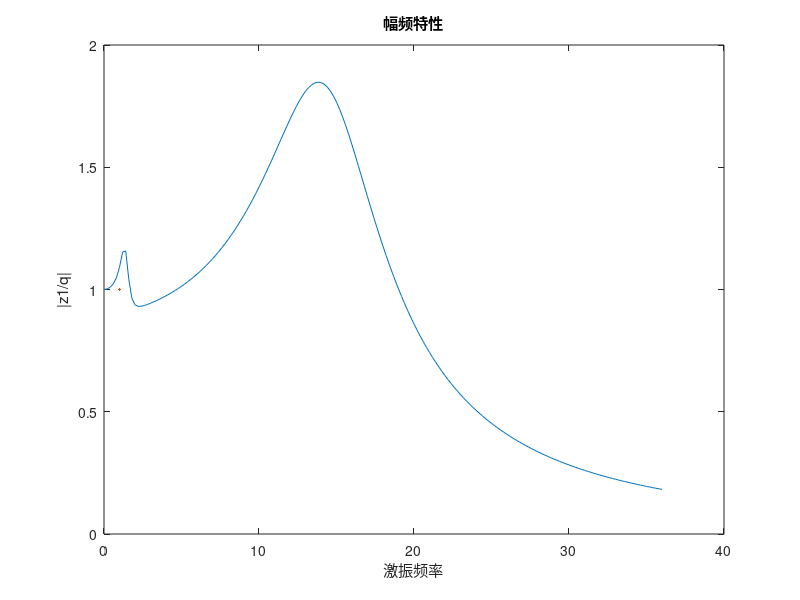
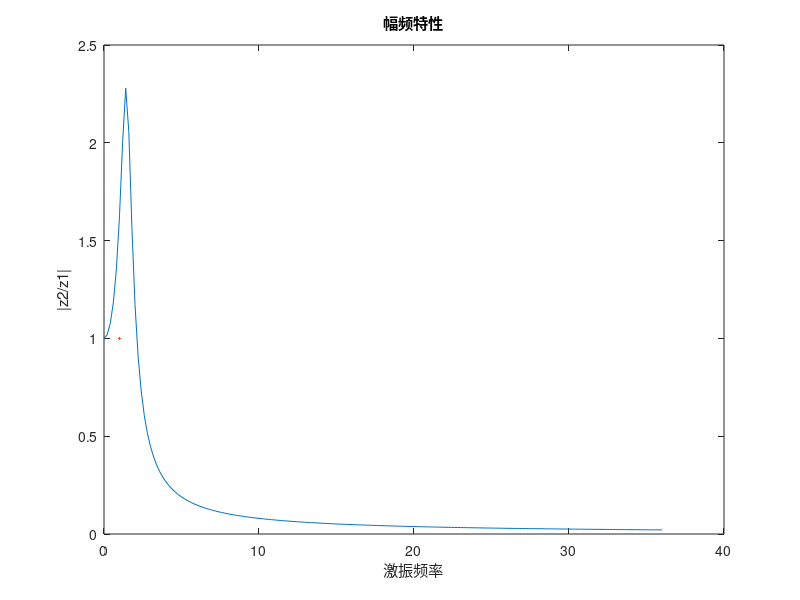
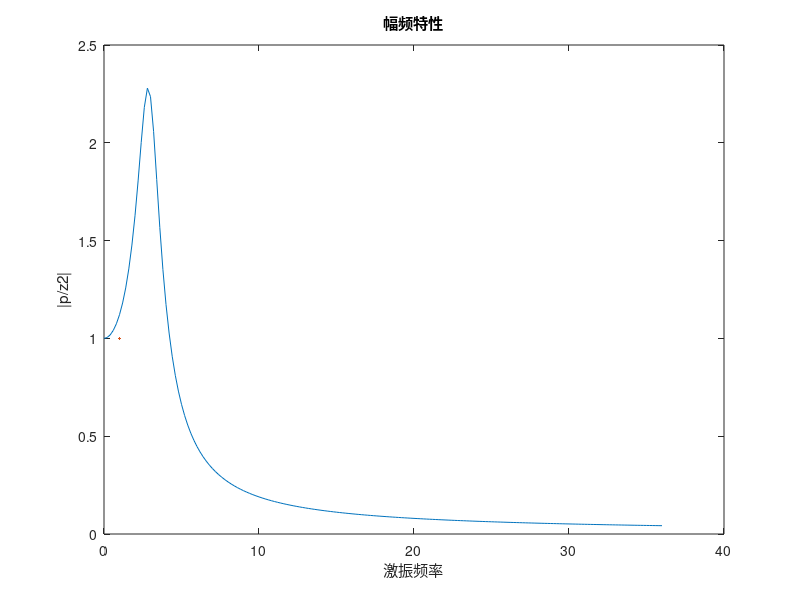
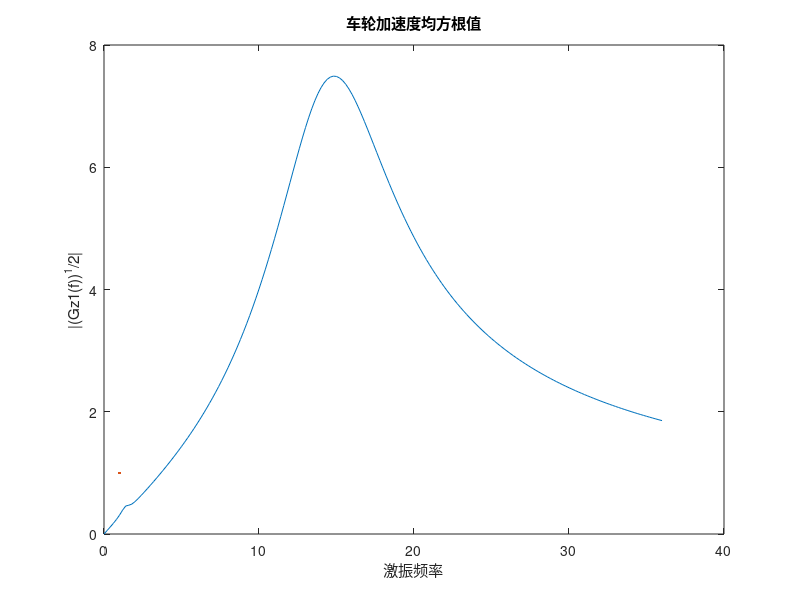

MATLAB code for these plots, in order: (Note: this script raises an error after producing the figures.)
%
zat=0.25;%阻尼比
gama=9;%刚度比y
mju=10;%质量比u
fs=3;zats=0.25;g=9.8;a0=10^(-6);f0=1.5;
ua=20;Gqn0=2.56*10^(-4);n0=0.1;detaf=0.2;N=180;
f=detaf*[0:N];
lamta=f/f0;
lamtas=f/fs;
Wf=0*f;
deta=((1-lamta.^2).*(1+gama-1/mju*lamta.^2)-1).^2+4*zat^2*lamta.^2.*(gama-(1/mju+1)*lamta.^2).^2;
z1_q=gama*sqrt(((1-lamta.^2).^2+4*zat^2*lamta.^2)./deta);
z2_z1=sqrt((1+4*zat^2*lamta.^2)./((1-lamta.^2).^2+4*zat^2*lamta.^2));
p_z2=sqrt((1+(2*zats*lamtas).^2)./((1-lamtas.^2).^2+(2*zats*lamtas).^2));
z2_q=gama*sqrt((1+4*zat^2*lamta.^2)./deta);
p_q=p_z2.*z2_q;
jfg_Gqddf=4*pi^2*sqrt(Gqn0*n0^2*ua)*f;
jfg_Gqdd1f=z1_q.*jfg_Gqddf;
jfg_Gqdd2f=z2_q.*jfg_Gqddf;
jfg_Gaf=p_q.*jfg_Gqddf;
sigmaqdd=sqrt(trapz(f,jfg_Gqddf.^2));%路面不平度加速度均方根值
sigmaqdd1=sqrt(trapz(f,jfg_Gqdd1f.^2));%车轮加速度均方根值
sigmaqdd2=sqrt(trapz(f,jfg_Gqdd2f.^2));%车身加速度均方根值
sigmaa=sqrt(trapz(f,jfg_Gaf.^2));%人体加速度均方根值
for i=1:(N+1)
if f(i)<=2
Wf(i)=0.5;
elseif f(i)<=4
Wf(i)=f(i)/4;
elseif f(i)<=12.5
Wf(i)=1;
else
Wf(i)=12.5/f(i);
end
end
kk=Wf.^2.*jfg_Gaf.^2;
aw=sqrt(trapz(f,kk));%加权加速度均方根值
Law=20*log10(aw/a0);%加权振级
disp('路面不平度加速的均方根值为');disp(sigmaqdd);
disp('车轮加速度均方根值为');disp(sigmaqdd1);
disp('车身加速度均方根值为');disp(sigmaqdd2);
disp('人体加速度均方根值为');disp(sigmaa);
disp('加权加速度均方根值为');disp(aw);
disp('加权振级');disp(Law);
figure(1)
plot(f,z1_q,LineWidth=1),xlabel('激振频率'),ylabel('|z1/q|'),title('幅频特性')
figure(2)
plot(f,z2_z1,LineWidth=1),xlabel('激振频率'),ylabel('|z2/z1|'),title('幅频特性')
figure(3)
plot(f,p_z2,LineWidth=1),xlabel('激振频率'),ylabel('|p/z2|'),title('幅频特性')
figure(4)
plot(f,jfg_Gqdd1f,LineWidth=1);xlabel('激振频率'),ylabel('|(Gz1(f))^1/2|'),title('车轮加速度均方根值')
figure(5)
plot(f,jfg_Gqdd2f,LineWidth=1);xlabel('激振频率'),ylabel('|(Gz2(f))^1/2|'),title('车身加速度均方根值'),
figure(6)
plot(f,jfg_Gaf,LineWidth=1);xlabel('激振频率'),ylabel('|(Ga(f))^1/2|'),title('人体加速度均方根值'),

%6.5 第三问
%-------------------------------------------------------------------------------------------
fs=3;zat_s=0.25;g=9.8;
ua=20;Gqn0=2.56*10^(-4);n0=0.1;detaf=0.2;N=180;
f0=1.5;zat=0.25;gama=9;mju=10;
ff0=[0.25:0.05:3];
sigmaz2=0*ff0;
sigmafd=0*ff0;
sigmaFd_G=0*ff0;
M=length(ff0);

for i=1:M
f0=ff0(i);
f=detaf*[0:N];lamta=f/f0;lamtas=f/fs;
deta=((1-lamta.^2).*(1+gama-1/mju*lamta.^2)-1).^2+4*zat^2*lamta.^2.*(gama-(1/mju+1)*lamta.^2).^2;
z2_qdot=2*pi*f*gama.*sqrt((1+4*zat^2*lamta.^2)./deta);
fd_qdot=gama*lamta.^2./(2*pi*f+eps)./sqrt(deta);
Fd_Gqdot=2*pi*f*gama/g.*sqrt(((lamta.^2/(mju+1)-1).^2+4*zat^2*lamta.^2)./deta);
Gq_dotf=4*pi.^2*Gqn0*n0^2*ua;
Gz2f=(z2_qdot).^2*Gq_dotf;
Gfd_qf=(fd_qdot).^2*Gq_dotf;
GFd_Gf=(Fd_Gqdot).^2*Gq_dotf;
sigmaz2(i)=sqrt(trapz(f,Gz2f));%积分然后开平方
sigmafd(i)=sqrt(trapz(f,Gfd_qf));
sigmaFd_G(i)=sqrt(trapz(f,GFd_Gf));
if f0==1.5
sgmz2=sigmaz2(i);
sgmfd=sigmafd(i);
sgmFd_G=sigmaFd_G(i);
end
end
sz2=20*log10(sigmaz2/sgmz2);
sfd=20*log10(sigmafd/sgmfd);
sFd_G=20*log10(sigmaFd_G/sgmFd_G);
figure
%z2 红色实线    fd 蓝色点划      FD/G 黑色虚线
plot(ff0,sz2,'r',ff0,sfd,'b-.',ff0,sFd_G,'k--',LineWidth=1);
axis([0.25 3 -25 15]);
gtext('σq')
gtext('σfd')
gtext('σFd/G')
xlabel('车身部分固有频率f0/Hz'),ylabel('oz2/dB,ofd/dB,oFd/G/dB'),title('三个响应量均方根值随固有频率f0变化的曲线'),;

%-----------------------------------------------------------------------------------------

fs=3;zat_s=0.25;g=9.8;
ua=20;Gqn0=2.56*10^(-4);n0=0.1;detaf=0.2;N=180;
f0=1.5;zat=0.25;gama=9;mju=10;
c=(0.5-0.125)/180;
zatO=[0.125:c:0.5];
sigmaz2=0.*zatO;
sigmafd=0.*zatO;
sigmaFd_G=0.*zatO;
M=length(zatO);

for i=1:M
zat=zatO(i);
f=detaf*[0:N];lamta=f/f0;lamtas=f/fs;
deta=((1-lamta.^2).*(1+gama-1/mju*lamta.^2)-1).^2+4*zat^2*lamta.^2.*(gama-(1/mju+1)*lamta.^2).^2;
z2_qdot=2*pi*f*gama.*sqrt((1+4*zat^2*lamta.^2)./deta);
fd_qdot=gama*lamta.^2./(2*pi*f+eps)./sqrt(deta);
Fd_Gqdot=2*pi*f*gama/g.*sqrt(((lamta.^2/(mju+1)-1).^2+4*zat^2*lamta.^2)./deta);
Gq_dotf=4*pi.^2*Gqn0*n0^2*ua;
Gz2f=(z2_qdot).^2*Gq_dotf;
Gfd_qf=(fd_qdot).^2*Gq_dotf;
GFd_Gf=(Fd_Gqdot).^2*Gq_dotf;
sigmaz2(i)=sqrt(trapz(f,Gz2f));
sigmafd(i)=sqrt(trapz(f,Gfd_qf));
sigmaFd_G(i)=sqrt(trapz(f,GFd_Gf));
if zat==0.25
sgmz2=sigmaz2(i);
sgmfd=sigmafd(i);
sgmFd_G=sigmaFd_G(i);
end
end
sz2=20*log10(sigmaz2/sgmz2);
sfd=20*log10(sigmafd/sgmfd);
sFd_G=20*log10(sigmaFd_G/sgmFd_G);
figure
plot(zatO,sz2,'r',zatO,sfd,'b-.',zatO,sFd_G,'k--',LineWidth=1);%
axis([0.125 0.5 -4 4]);
gtext('σq')
gtext('σfd')
gtext('σFd/G')
xlabel('车身部分阻尼比ζ（截塔）'),ylabel('oz2/dB,ofd/dB,oFd/G/dB'),title('三个响应量均方根值随阻尼比ζ（截塔）变化的曲线');

%------------------------------------------------------------------------



fs=3;zat_s=0.25;g=9.8;
ua=20;Gqn0=2.56*10^(-4);n0=0.1;detaf=0.2;N=180;
f0=1.5;zat=0.25;gama=9;mju=10;
c=(0.5-0.125)/180;
gamaO=[4:0.1:19];
sigmaz2=0.*gamaO;
sigmafd=0.*gamaO;
sigmaFd_G=0.*gamaO;
M=length(gamaO);

for i=1:M
gama=gamaO(i);
f=detaf*[0:N];lamta=f/f0;lamtas=f/fs;
deta=((1-lamta.^2).*(1+gama-1/mju*lamta.^2)-1).^2+4*zat^2*lamta.^2.*(gama-(1/mju+1)*lamta.^2).^2;
z2_qdot=2*pi*f*gama.*sqrt((1+4*zat^2*lamta.^2)./deta);
fd_qdot=gama*lamta.^2./(2*pi*f+eps)./sqrt(deta);
Fd_Gqdot=2*pi*f*gama/g.*sqrt(((lamta.^2/(mju+1)-1).^2+4*zat^2*lamta.^2)./deta);
Gq_dotf=4*pi.^2*Gqn0*n0^2*ua;
Gz2f=(z2_qdot).^2*Gq_dotf;
Gfd_qf=(fd_qdot).^2*Gq_dotf;
GFd_Gf=(Fd_Gqdot).^2*Gq_dotf;
sigmaz2(i)=sqrt(trapz(f,Gz2f));
sigmafd(i)=sqrt(trapz(f,Gfd_qf));
sigmaFd_G(i)=sqrt(trapz(f,GFd_Gf));
if gama==9
sgmz2=sigmaz2(i);
sgmfd=sigmafd(i);
sgmFd_G=sigmaFd_G(i);
end
end
sz2=20*log10(sigmaz2/sgmz2);
sfd=20*log10(sigmafd/sgmfd);
sFd_G=20*log10(sigmaFd_G/sgmFd_G);
figure
plot(gamaO,sz2,'r',gamaO,sfd,'b-.',gamaO,sFd_G,'k--',LineWidth=1);
axis([4 18 -5 6]);
gtext('σq')
gtext('σfd')
gtext('σFd/G')
xlabel('悬架与轮胎的刚度比γ（伽马）'),ylabel('oz2/dB,ofd/dB,oFd/G/dB'),title('三个响应量均方根值随刚度比γ（伽马）变化的曲线');
%---------------------------------------------------------------------------------------------------


fs=3;zat_s=0.25;g=9.8;
ua=20;Gqn0=2.56*10^(-4);n0=0.1;detaf=0.2;N=180;
f0=1.5;zat=0.25;gama=9;mju=10;
c=(0.5-0.125)/180;
mjuO=[5:0.1:20];
sigmaz2=0*mjuO;
sigmafd=0*mjuO;
sigmaFd_G=0*mjuO;
M=length(mjuO);

for i=1:M
mju=mjuO(i);
f=detaf*[0:N];lamta=f/f0;lamtas=f/fs;
deta=((1-lamta.^2).*(1+gama-1/mju*lamta.^2)-1).^2+4*zat^2*lamta.^2.*(gama-(1/mju+1)*lamta.^2).^2;
z2_qdot=2*pi*f*gama.*sqrt((1+4*zat^2*lamta.^2)./deta);
fd_qdot=gama*lamta.^2./(2*pi*f+eps)./sqrt(deta);
Fd_Gqdot=2*pi*f*gama/g.*sqrt(((lamta.^2/(mju+1)-1).^2+4*zat^2*lamta.^2)./deta);
Gq_dotf=4*pi.^2*Gqn0*n0^2*ua;
Gz2f=(z2_qdot).^2*Gq_dotf;
Gfd_qf=(fd_qdot).^2*Gq_dotf;
GFd_Gf=(Fd_Gqdot).^2*Gq_dotf;
sigmaz2(i)=sqrt(trapz(f,Gz2f));
sigmafd(i)=sqrt(trapz(f,Gfd_qf));
sigmaFd_G(i)=sqrt(trapz(f,GFd_Gf));
if mju==10
sgmz2=sigmaz2(i);
sgmfd=sigmafd(i);
sgmFd_G=sigmaFd_G(i);
end
end
sz2=20*log10(sigmaz2/sgmz2);
sfd=20*log10(sigmafd/sgmfd);
sFd_G=20*log10(sigmaFd_G/sgmFd_G);
figure
plot(mjuO,sz2,'r',mjuO,sfd,'b-.',mjuO,sFd_G,'k--',LineWidth=1);
axis([5 20 -2 2]);
gtext('σq')
gtext('σfd')
gtext('σFd/G')
xlabel('车身与车轮部分质量比μ （缪）'),ylabel('oz2/dB,ofd/dB,oFd/G/dB'),title('三个响应量均方根值随质量比μ（缪）变化的曲线');